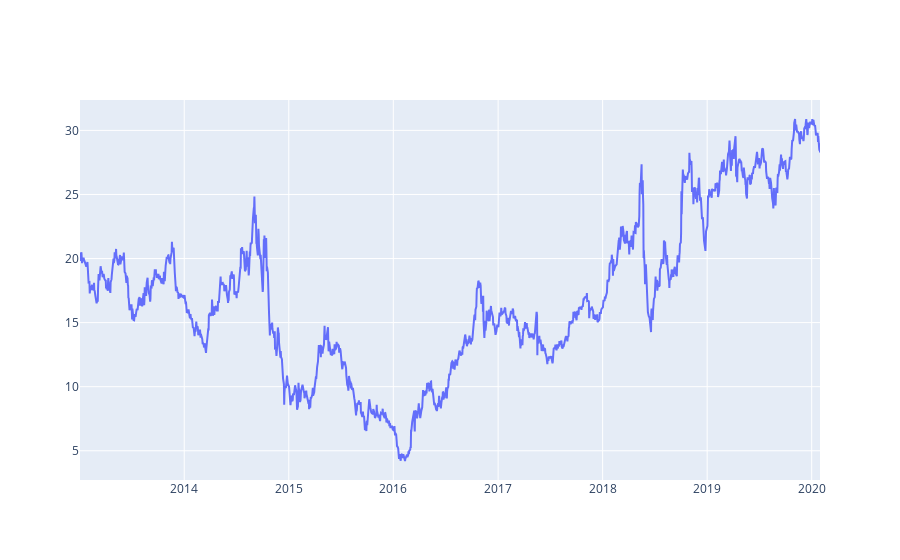

Notebook cell for this chart:
### Markdown cell above
Gráfico dos dados de treinamento.

### Code cell
btc_trace = go.Scatter(x=df['Date'], y=df['Open'], name='Price')
py.iplot([btc_trace])

### Figure 1 — Plotly figure (JSON) as saved in the notebook; plotly's stock layout.template omitted (floating-point values rounded to 4 significant figures; data arrays with more than 128 entries replaced by an {"elided": "..."} marker saying what was removed)
{"data": [{"name": "Price", "type": "scatter", "x": {"elided": "1758 str values"}, "y": {"elided": "1758 float values"}}], "layout": {}}
